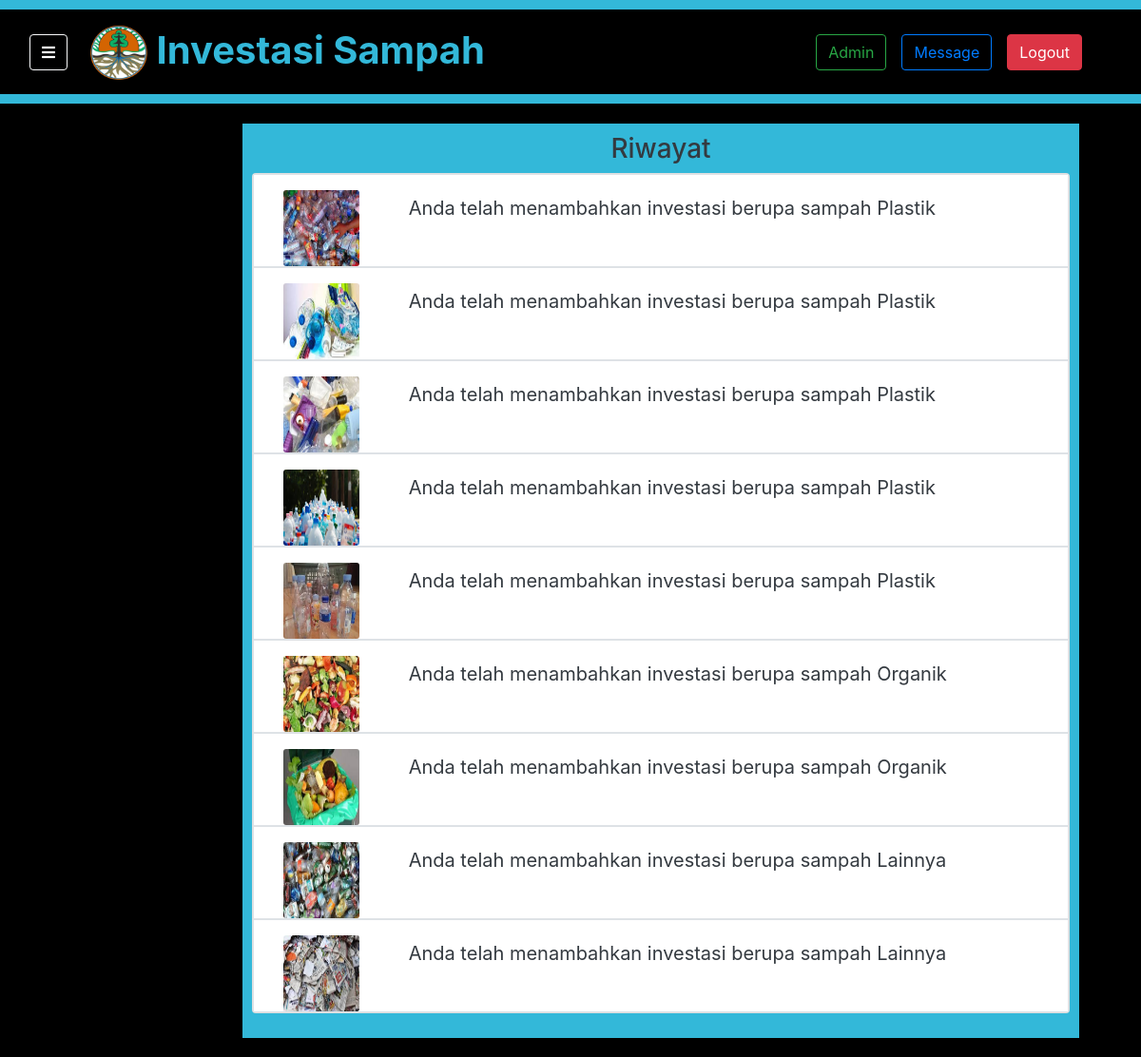
Page /home/investasi/riwayat (signed in) on the committed database.
### invest/models.py (models this page shows)
class InvestasiModel(models.Model):
    user = models.ForeignKey(
        settings.AUTH_USER_MODEL,
        on_delete=models.CASCADE,
        default=1,
    )
    cSampah = (
        ('Plastik', 'plastik'),
        ('Organik', 'organik'),
        ('Lainnya', 'lainnya'),
    )
    jenis_sampah = models.CharField(max_length=50, choices=cSampah)
    alamat = models.CharField(max_length=50)
    deskripsi = models.TextField(max_length=140)
    gambar = models.ImageField(blank=True, upload_to='investasi_pics/', default="images/notfound.jpg")

### invest/views.py (the view)
# urls.py: path('investasi/riwayat', views.riwayat, name='riwayat'),
@login_required
def riwayat(request):
    context = {
        'page': 'Investasi Sampah | Riwayat',
        }
    data = InvestasiModel.objects.filter(user=request.user)
    context['data'] = data
    return render(request, 'invest/riwayat.html', context)

### invest/context_processor.py (called while the page is built)
def profile_picture(request):
    if request.user.id:
        if request.user.username == 'admin':
            return {'profile_picture': 'profile_pics/profile.jpg'}
        pic = UserProfileInfo.objects.get(user=request.user)
        return {'profile_picture': pic.profile_pic}
    return {'profile_picture': 'profile_pics/profile.jpg'}

### invest/templates/invest/riwayat.html (shortened to what this page needs)
{% extends 'base.html' %}
{% load static %}
{% block content %}
<div class="container m-0 p-0">
    <div class="row">
        <div id="main" class="col">
            <div class="content-wrapper bg-color">
                <h3 class="title text-center text-dark"> Riwayat</h3>
                <div class="card mb-3">
                    {% if data %}
                        {% for eachdata in data %}
                            <div class="row no-gutters border">
                                <div class="col-md-2">
                                    <img src="{{ eachdata.gambar.url }}" class="card-img center" alt="">
                                </div>
                                <div class="col">
                                    <div class="card-body text-dark">
                                        <p>Anda telah menambahkan investasi berupa sampah {{eachdata.jenis_sampah}}</p>
                                    </div>
                                </div>
                            </div>
                        {% endfor%}
                    {% else %}
                        <h2 class="text-center text-dark">Anda belum melakukan investasi</h2>
                    {% endif%}
                </div>
            </div>
        </div>
    </div>
</div>
{% endblock content %}

### static/css/main.css (style rules this page uses)
body { background-color: black; min-height: 100vh; }
img { pointer-events: none; }
#main { transition: margin-left .5s; margin-left: 250px; padding: 20px; }
.content-wrapper { font-size: 28px; padding: 10px; top: 0; margin-top: 110px; }
.bg-color { background-color: #33B8D9; }
.card-body p { font-size: 20px; }
.card-img { height: 80px; width: 80px; }
.center { display: block; margin-left: auto; margin-right: auto; margin-top: 16px; }

### static/css/style.css (style rules this page uses)
* { margin: 0; padding: 0; font:'Open Sans', sans-serif; }

### rows in the picture
InvestasiModel: gambar (picture), jenis_sampah "Plastik"
InvestasiModel: gambar (picture), jenis_sampah "Plastik"
InvestasiModel: gambar (picture), jenis_sampah "Plastik"
InvestasiModel: gambar (picture), jenis_sampah "Plastik"
InvestasiModel: gambar (picture), jenis_sampah "Plastik"
InvestasiModel: gambar (picture), jenis_sampah "Organik"
InvestasiModel: gambar (picture), jenis_sampah "Organik"
InvestasiModel: gambar (picture), jenis_sampah "Lainnya"
InvestasiModel: gambar (picture), jenis_sampah "Lainnya"
